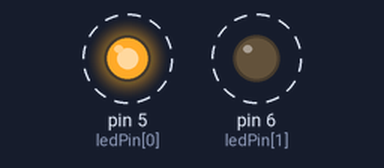
Simulated run of this sketch. Board: Arduino Uno, built with avr-gcc and run on an emulated ATmega328P. Parts: output pins drawn as LEDs (lit = HIGH). Dashed ring = blinking.

Above: at 0.07 s.
Timing chart, 0 to 3.0 s (numbered marks = the images above):
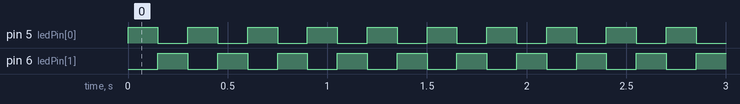

Measured:
- by itself, pin 5 (ledPin[0]), pin 6 (ledPin[1]): alternates HIGH for 0.15 s and LOW for 0.15 s

The sketch:

Exerc_cio_5_-_Imitando_luz_de_ve_culos_de_Emerg_ncia.ino
```cpp
//Exercício 5 - Imitando luz de veículos de Emergência

int ledPin[2]={5,6},currentLED=0,direction=1;

void setup() {
  for(int x = 0;x<2;x++){
    pinMode(ledPin[x],OUTPUT);
  }
}

void loop() {
  for(int x=0;x<2;x++){//apaga todos os leds
    digitalWrite(ledPin[x],LOW);
  }
  digitalWrite(ledPin[currentLED],HIGH);//acende o led atual
  currentLED+=direction;//incrementa de acordo com o valor de direção
  //altera a direção se tiver chegado no fim;
  if(currentLED==1){direction=-1;}
  if(currentLED==0){direction=1;}
  delay(150);
}
```
